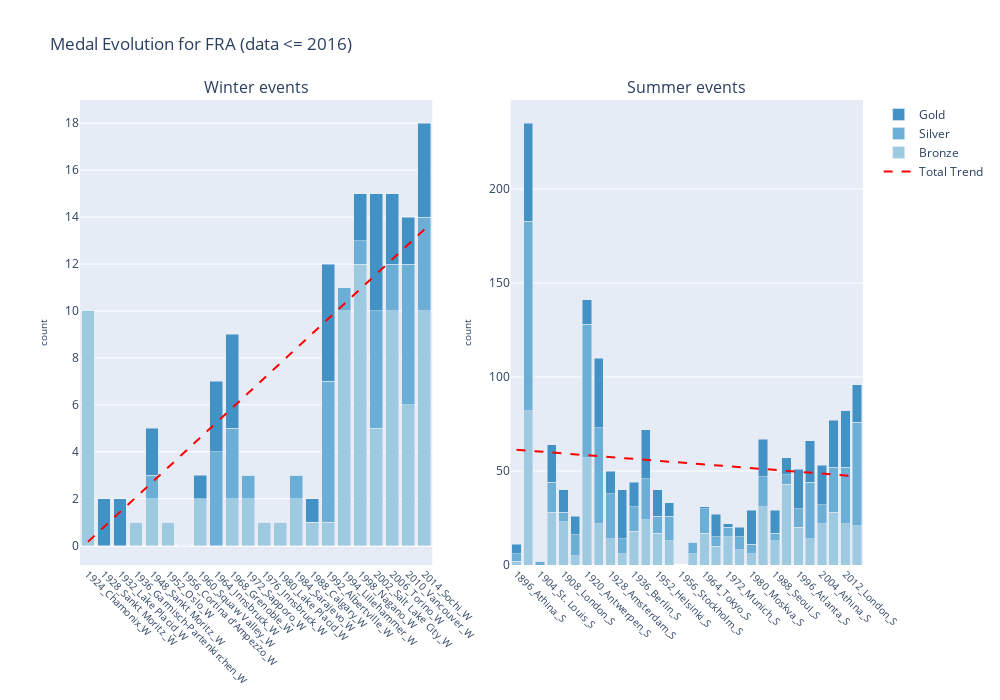

Notebook code for this chart:
### Markdown cell above
#### Evolution du nombre et de la qualité des médailles au fil du temps

### Code cell
import plotly.subplots as sp
import plotly.colors as pc

# Define the NOC to focus on
noc = 'FRA'

# Filter data for the specified NOC
noc_data = df[df['NOC'] == noc]

# Separate winter and summer editions
winter_editions = noc_data[noc_data['Year_City_Season'].str.lower().str.endswith('w')]
summer_editions = noc_data[~noc_data['Year_City_Season'].str.lower().str.endswith('w')]

winter_medal_counts = winter_editions.groupby(['Year_City_Season', 'Medal']).size().unstack(fill_value=0).reset_index()
summer_medal_counts = summer_editions.groupby(['Year_City_Season', 'Medal']).size().unstack(fill_value=0).reset_index()

# Calculate total medals
winter_medal_counts['Total'] = winter_medal_counts['Bronze'] + winter_medal_counts['Silver'] + winter_medal_counts['Gold']
summer_medal_counts['Total'] = summer_medal_counts['Bronze'] + summer_medal_counts['Silver'] + summer_medal_counts['Gold']

# Create subplots
fig = sp.make_subplots(rows=1, cols=2, subplot_titles=(f'Winter events', f'Summer events'))

# Define medal order and colors
medal_order = ['Bronze', 'Silver', 'Gold']
colors = pc.sequential.Blues[3:6]

# Function to add trend line for total medals
def add_trend_line(fig, data, row, col, showlegend=False):
    x = np.arange(len(data['Year_City_Season']))
    y = data['Total']
    coefficients = np.polyfit(x, y, 1)
    trend_line = np.poly1d(coefficients)(x)
    fig.add_trace(go.Scatter(x=data['Year_City_Season'],
                             y=trend_line, mode='lines',
                             name='Total Trend',
                             line=dict(color='red', dash='dash'),
                             showlegend=showlegend), row=row, col=col)

# Add stacked bar chart for winter events
for i, medal_type in enumerate(medal_order):
    trace = go.Bar(x=winter_medal_counts['Year_City_Season'],
                   y=winter_medal_counts[medal_type],
                   name=medal_type,
                   marker_color=colors[i])
    
    fig.add_trace(trace, row=1, col=1)
    fig.data[-1].showlegend = False

add_trend_line(fig, winter_medal_counts, 1, 1, showlegend=True) # Adding the trend line for winter, with legend

# Add stacked bar chart for summer events
for i, medal_type in enumerate(medal_order):
    trace = go.Bar(x=summer_medal_counts['Year_City_Season'],
                   y=summer_medal_counts[medal_type],
                   name=medal_type,
                   marker_color=colors[i])
    
    fig.add_trace(trace, row=1, col=2)
    fig.data[-1].showlegend = True

add_trend_line(fig, summer_medal_counts, 1, 2, showlegend=False) # Adding the trend line for Summer, with legend

# Update layout
fig.update_layout(
    title_text=f'Medal Evolution for {noc} (data <= 2016)',
    barmode='stack',
    yaxis_title='count',
    yaxis2_title='count',
    xaxis_title_font=dict(size=10),
    yaxis_title_font=dict(size=10),
    xaxis2_title_font=dict(size=10),
    yaxis2_title_font=dict(size=10),
    width=1000,  # Set the width of the figure
    height=700  # Set the height of the figure
)

# Update hovertemplate
fig.update_traces(
    hovertemplate=(
        '<b>%{x}</b><br>'
        '%{data.name}: %{y}<br>'  # Add medal type from trace name
        '<extra></extra>'
    )
)

# Rotate x-axis labels for better readability and modify font size
fig.update_xaxes(tickangle=45, tickfont=dict(size=10))

# Show plot

### Figure 1 — Plotly figure (JSON) as saved in the notebook; plotly's stock layout.template omitted (floating-point values rounded to 4 significant figures)
{"data": [{"hovertemplate": "<b>%{x}</b><br>%{data.name}: %{y}<br><extra></extra>", "marker": {"color": "rgb(158,202,225)"}, "name": "Bronze", "showlegend": false, "type": "bar", "x": ["1924_Chamonix_W", "1928_Sankt Moritz_W", "1932_Lake Placid_W", "1936_Garmisch-Partenkirchen_W", "1948_Sankt Moritz_W", "1952_Oslo_W", "1956_Cortina d'Ampezzo_W", "1960_Squaw Valley_W", "1964_Innsbruck_W", "1968_Grenoble_W", "1972_Sapporo_W", "1976_Innsbruck_W", "1980_Lake Placid_W", "1984_Sarajevo_W", "1988_Calgary_W", "1992_Albertville_W", "1994_Lillehammer_W", "1998_Nagano_W", "2002_Salt Lake City_W", "2006_Torino_W", "2010_Vancouver_W", "2014_Sochi_W"], "xaxis": "x", "y": [10, 0, 0, 1, 2, 1, 0, 2, 0, 2, 2, 1, 1, 2, 1, 1, 10, 12, 5, 10, 6, 10], "yaxis": "y"}, {"hovertemplate": "<b>%{x}</b><br>%{data.name}: %{y}<br><extra></extra>", "marker": {"color": "rgb(107,174,214)"}, "name": "Silver", "showlegend": false, "type": "bar", "x": ["1924_Chamonix_W", "1928_Sankt Moritz_W", "1932_Lake Placid_W", "1936_Garmisch-Partenkirchen_W", "1948_Sankt Moritz_W", "1952_Oslo_W", "1956_Cortina d'Ampezzo_W", "1960_Squaw Valley_W", "1964_Innsbruck_W", "1968_Grenoble_W", "1972_Sapporo_W", "1976_Innsbruck_W", "1980_Lake Placid_W", "1984_Sarajevo_W", "1988_Calgary_W", "1992_Albertville_W", "1994_Lillehammer_W", "1998_Nagano_W", "2002_Salt Lake City_W", "2006_Torino_W", "2010_Vancouver_W", "2014_Sochi_W"], "xaxis": "x", "y": [0, 0, 0, 0, 1, 0, 0, 0, 4, 3, 1, 0, 0, 1, 0, 6, 1, 1, 5, 2, 6, 4], "yaxis": "y"}, {"hovertemplate": "<b>%{x}</b><br>%{data.name}: %{y}<br><extra></extra>", "marker": {"color": "rgb(66,146,198)"}, "name": "Gold", "showlegend": false, "type": "bar", "x": ["1924_Chamonix_W", "1928_Sankt Moritz_W", "1932_Lake Placid_W", "1936_Garmisch-Partenkirchen_W", "1948_Sankt Moritz_W", "1952_Oslo_W", "1956_Cortina d'Ampezzo_W", "1960_Squaw Valley_W", "1964_Innsbruck_W", "1968_Grenoble_W", "1972_Sapporo_W", "1976_Innsbruck_W", "1980_Lake Placid_W", "1984_Sarajevo_W", "1988_Calgary_W", "1992_Albertville_W", "1994_Lillehammer_W", "1998_Nagano_W", "2002_Salt Lake City_W", "2006_Torino_W", "2010_Vancouver_W", "2014_Sochi_W"], "xaxis": "x", "y": [0, 2, 2, 0, 2, 0, 0, 1, 3, 4, 0, 0, 0, 0, 1, 5, 0, 2, 5, 3, 2, 4], "yaxis": "y"}, {"hovertemplate": "<b>%{x}</b><br>%{data.name}: %{y}<br><extra></extra>", "line": {"color": "red", "dash": "dash"}, "mode": "lines", "name": "Total Trend", "showlegend": true, "type": "scatter", "x": ["1924_Chamonix_W", "1928_Sankt Moritz_W", "1932_Lake Placid_W", "1936_Garmisch-Partenkirchen_W", "1948_Sankt Moritz_W", "1952_Oslo_W", "1956_Cortina d'Ampezzo_W", "1960_Squaw Valley_W", "1964_Innsbruck_W", "1968_Grenoble_W", "1972_Sapporo_W", "1976_Innsbruck_W", "1980_Lake Placid_W", "1984_Sarajevo_W", "1988_Calgary_W", "1992_Albertville_W", "1994_Lillehammer_W", "1998_Nagano_W", "2002_Salt Lake City_W", "2006_Torino_W", "2010_Vancouver_W", "2014_Sochi_W"], "xaxis": "x", "y": [0.166, 0.7995, 1.433, 2.067, 2.7, 3.334, 3.967, 4.601, 5.234, 5.868, 6.501, 7.135, 7.768, 8.402, 9.036, 9.669, 10.3, 10.94, 11.57, 12.2, 12.84, 13.47], "yaxis": "y"}, {"hovertemplate": "<b>%{x}</b><br>%{data.name}: %{y}<br><extra></extra>", "marker": {"color": "rgb(158,202,225)"}, "name": "Bronze", "showlegend": true, "type": "bar", "x": ["1896_Athina_S", "1900_Paris_S", "1904_St. Louis_S", "1906_Athina_S", "1908_London_S", "1912_Stockholm_S", "1920_Antwerpen_S", "1924_Paris_S", "1928_Amsterdam_S", "1932_Los Angeles_S", "1936_Berlin_S", "1948_London_S", "1952_Helsinki_S", "1956_Melbourne_S", "1956_Stockholm_S", "1960_Roma_S", "1964_Tokyo_S", "1968_Mexico City_S", "1972_Munich_S", "1976_Montreal_S", "1980_Moskva_S", "1984_Los Angeles_S", "1988_Seoul_S", "1992_Barcelona_S", "1996_Atlanta_S", "2000_Sydney_S", "2004_Athina_S", "2008_Beijing_S", "2012_London_S", "2016_Rio de Janeiro_S"], "xaxis": "x2", "y": [2, 82, 0, 28, 23, 5, 57, 22, 14, 6, 18, 24, 17, 13, 0, 6, 17, 10, 15, 8, 6, 31, 13, 43, 20, 14, 22, 28, 22, 21], "yaxis": "y2"}, {"hovertemplate": "<b>%{x}</b><br>%{data.name}: %{y}<br><extra></extra>", "marker": {"color": "rgb(107,174,214)"}, "name": "Silver", "showlegend": true, "type": "bar", "x": ["1896_Athina_S", "1900_Paris_S", "1904_St. Louis_S", "1906_Athina_S", "1908_London_S", "1912_Stockholm_S", "1920_Antwerpen_S", "1924_Paris_S", "1928_Amsterdam_S", "1932_Los Angeles_S", "1936_Berlin_S", "1948_London_S", "1952_Helsinki_S", "1956_Melbourne_S", "1956_Stockholm_S", "1960_Roma_S", "1964_Tokyo_S", "1968_Mexico City_S", "1972_Munich_S", "1976_Montreal_S", "1980_Moskva_S", "1984_Los Angeles_S", "1988_Seoul_S", "1992_Barcelona_S", "1996_Atlanta_S", "2000_Sydney_S", "2004_Athina_S", "2008_Beijing_S", "2012_London_S", "2016_Rio de Janeiro_S"], "xaxis": "x2", "y": [4, 101, 2, 16, 5, 11, 71, 51, 24, 8, 13, 22, 9, 13, 0, 6, 13, 5, 5, 7, 5, 16, 4, 5, 10, 30, 10, 24, 30, 55], "yaxis": "y2"}, {"hovertemplate": "<b>%{x}</b><br>%{data.name}: %{y}<br><extra></extra>", "marker": {"color": "rgb(66,146,198)"}, "name": "Gold", "showlegend": true, "type": "bar", "x": ["1896_Athina_S", "1900_Paris_S", "1904_St. Louis_S", "1906_Athina_S", "1908_London_S", "1912_Stockholm_S", "1920_Antwerpen_S", "1924_Paris_S", "1928_Amsterdam_S", "1932_Los Angeles_S", "1936_Berlin_S", "1948_London_S", "1952_Helsinki_S", "1956_Melbourne_S", "1956_Stockholm_S", "1960_Roma_S", "1964_Tokyo_S", "1968_Mexico City_S", "1972_Munich_S", "1976_Montreal_S", "1980_Moskva_S", "1984_Los Angeles_S", "1988_Seoul_S", "1992_Barcelona_S", "1996_Atlanta_S", "2000_Sydney_S", "2004_Athina_S", "2008_Beijing_S", "2012_London_S", "2016_Rio de Janeiro_S"], "xaxis": "x2", "y": [5, 52, 0, 20, 12, 10, 13, 37, 12, 26, 13, 26, 14, 7, 0, 0, 1, 12, 2, 5, 18, 20, 12, 9, 21, 22, 21, 25, 30, 20], "yaxis": "y2"}, {"hovertemplate": "<b>%{x}</b><br>%{data.name}: %{y}<br><extra></extra>", "line": {"color": "red", "dash": "dash"}, "mode": "lines", "name": "Total Trend", "showlegend": false, "type": "scatter", "x": ["1896_Athina_S", "1900_Paris_S", "1904_St. Louis_S", "1906_Athina_S", "1908_London_S", "1912_Stockholm_S", "1920_Antwerpen_S", "1924_Paris_S", "1928_Amsterdam_S", "1932_Los Angeles_S", "1936_Berlin_S", "1948_London_S", "1952_Helsinki_S", "1956_Melbourne_S", "1956_Stockholm_S", "1960_Roma_S", "1964_Tokyo_S", "1968_Mexico City_S", "1972_Munich_S", "1976_Montreal_S", "1980_Moskva_S", "1984_Los Angeles_S", "1988_Seoul_S", "1992_Barcelona_S", "1996_Atlanta_S", "2000_Sydney_S", "2004_Athina_S", "2008_Beijing_S", "2012_London_S", "2016_Rio de Janeiro_S"], "xaxis": "x2", "y": [61.3, 60.81, 60.33, 59.84, 59.35, 58.86, 58.38, 57.89, 57.4, 56.91, 56.43, 55.94, 55.45, 54.96, 54.48, 53.99, 53.5, 53.01, 52.53, 52.04, 51.55, 51.07, 50.58, 50.09, 49.6, 49.12, 48.63, 48.14, 47.65, 47.17], "yaxis": "y2"}], "layout": {"annotations": [{"font": {"size": 16}, "showarrow": false, "text": "Winter events", "x": 0.225, "xanchor": "center", "xref": "paper", "y": 1, "yanchor": "bottom", "yref": "paper"}, {"font": {"size": 16}, "showarrow": false, "text": "Summer events", "x": 0.775, "xanchor": "center", "xref": "paper", "y": 1, "yanchor": "bottom", "yref": "paper"}], "barmode": "stack", "height": 700, "title": {"text": "Medal Evolution for FRA (data <= 2016)"}, "width": 1000, "xaxis": {"anchor": "y", "domain": [0, 0.45], "tickangle": 45, "tickfont": {"size": 10}, "title": {"font": {"size": 10}}}, "xaxis2": {"anchor": "y2", "domain": [0.55, 1], "tickangle": 45, "tickfont": {"size": 10}, "title": {"font": {"size": 10}}}, "yaxis": {"anchor": "x", "domain": [0, 1], "title": {"font": {"size": 10}, "text": "count"}}, "yaxis2": {"anchor": "x2", "domain": [0, 1], "title": {"font": {"size": 10}, "text": "count"}}}}
